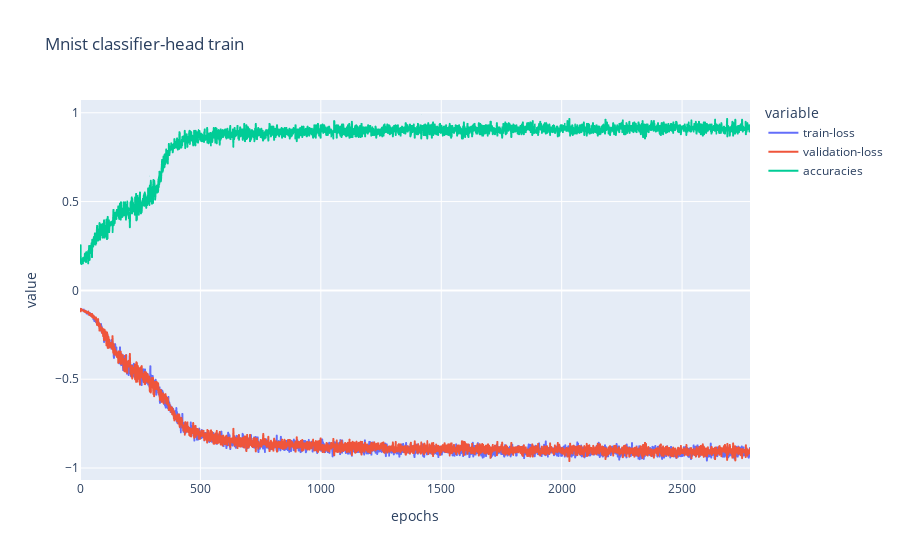

The code cell stored with this chart in its notebook:
### Code cell
mnist.classifier_head.train_stats(info="Mnist classifier-head train").plot_loss()

### Figure 1 — Plotly figure (JSON) as saved in the notebook; plotly's stock layout.template omitted (floating-point values rounded to 4 significant figures; data arrays with more than 128 entries replaced by an {"elided": "..."} marker saying what was removed)
{"data": [{"hovertemplate": "variable=train-loss<br>epochs=%{x}<br>value=%{y}<extra></extra>", "legendgroup": "train-loss", "line": {"color": "#636efa", "dash": "solid"}, "marker": {"symbol": "circle"}, "mode": "lines", "name": "train-loss", "showlegend": true, "type": "scattergl", "x": {"elided": "2783 int values"}, "xaxis": "x", "y": {"elided": "2783 float values"}, "yaxis": "y"}, {"hovertemplate": "variable=validation-loss<br>epochs=%{x}<br>value=%{y}<extra></extra>", "legendgroup": "validation-loss", "line": {"color": "#EF553B", "dash": "solid"}, "marker": {"symbol": "circle"}, "mode": "lines", "name": "validation-loss", "showlegend": true, "type": "scattergl", "x": {"elided": "2783 int values"}, "xaxis": "x", "y": {"elided": "2783 float values"}, "yaxis": "y"}, {"hovertemplate": "variable=accuracies<br>epochs=%{x}<br>value=%{y}<extra></extra>", "legendgroup": "accuracies", "line": {"color": "#00cc96", "dash": "solid"}, "marker": {"symbol": "circle"}, "mode": "lines", "name": "accuracies", "showlegend": true, "type": "scattergl", "x": {"elided": "2783 int values"}, "xaxis": "x", "y": {"elided": "2783 float values"}, "yaxis": "y"}], "layout": {"legend": {"title": {"text": "variable"}, "tracegroupgap": 0}, "title": {"text": "Mnist classifier-head train"}, "xaxis": {"anchor": "y", "domain": [0, 1], "title": {"text": "epochs"}}, "yaxis": {"anchor": "x", "domain": [0, 1], "title": {"text": "value"}}}}
